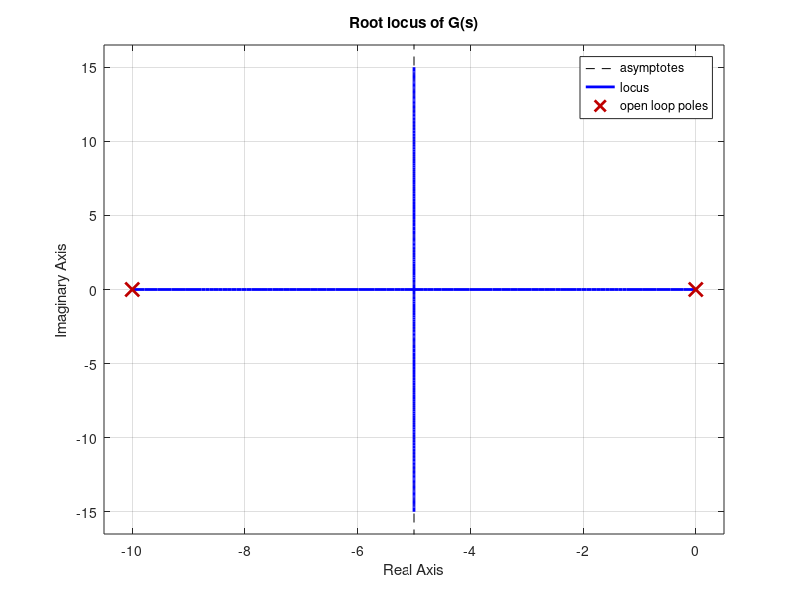
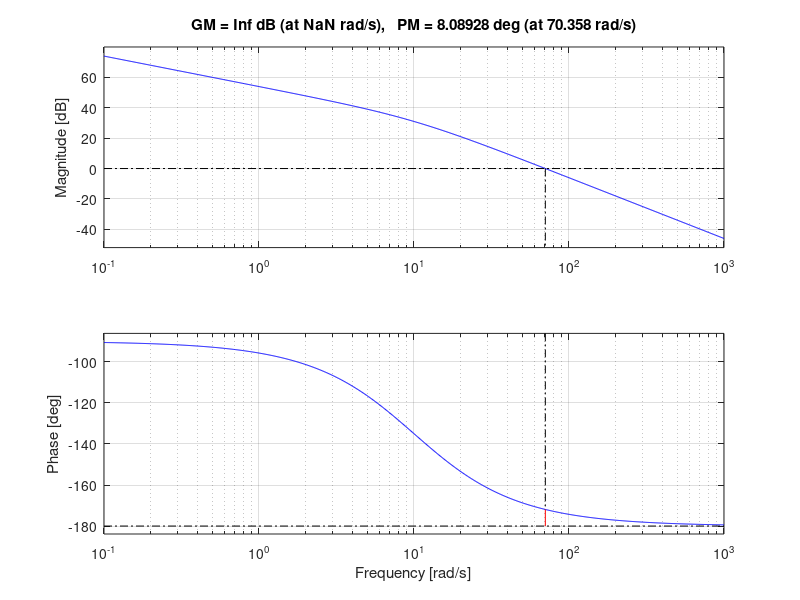
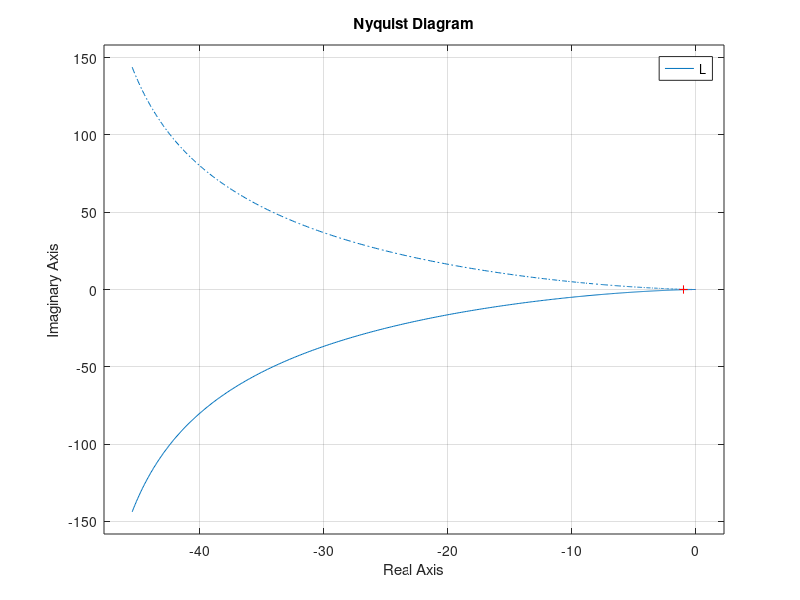
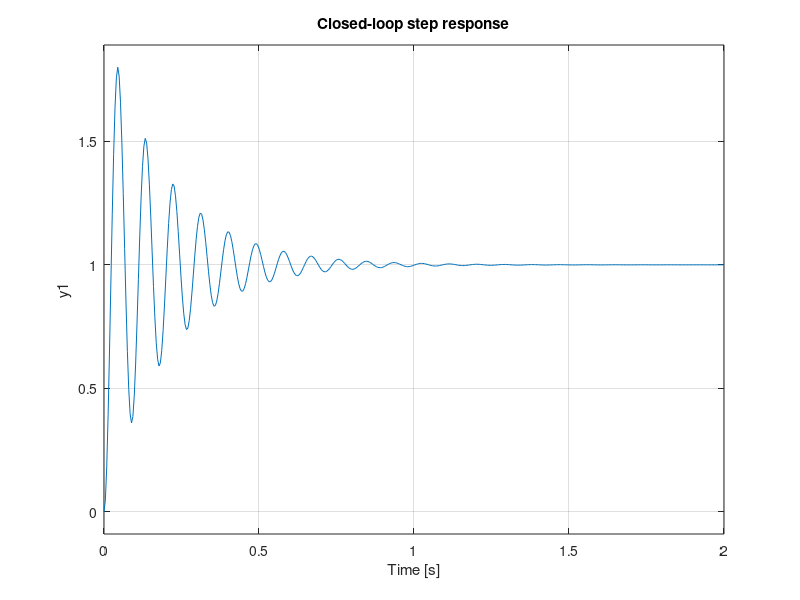

Source code (MATLAB) for these figures, in order:
% Parameters
J = 0.01;
b = 0.1;
Km = 1.0;

s = tf('s');
G = Km / (s * (J * s + b));   % Plant

% 1) Root locus
figure;
rlocus(G);
grid on;
title('Root locus of G(s)');

% Choose gain K from root locus (e.g., by clicking or inspection)
K_des = 50;
L = K_des * G;                % Loop transfer function
T = feedback(L, 1);           % Closed-loop transfer function

% 2) Bode and margins
figure;
margin(L);                    % Bode plot with gain/phase margins
grid on;

% 3) Nyquist plot
figure;
nyquist(L);
grid on;

% Step response to verify time-domain specs
figure;
step(T);
grid on;
title('Closed-loop step response');
